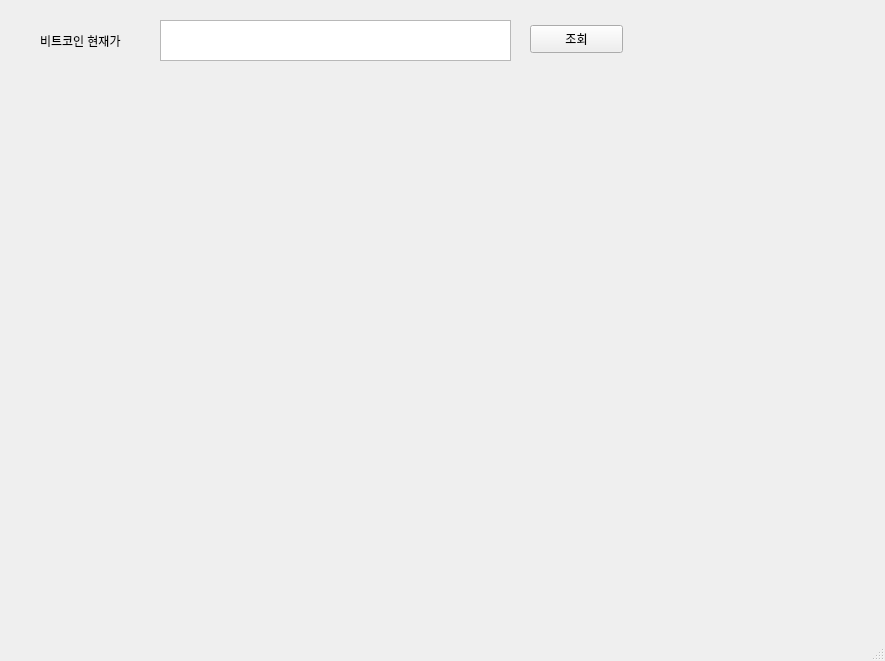
<?xml version="1.0" encoding="UTF-8"?>
<ui version="4.0">
 <class>MainWindow</class>
 <widget class="QMainWindow" name="MainWindow">
  <property name="geometry">
   <rect>
    <x>0</x>
    <y>0</y>
    <width>885</width>
    <height>661</height>
   </rect>
  </property>
  <property name="windowTitle">
   <string>MainWindow</string>
  </property>
  <widget class="QWidget" name="centralwidget">
   <widget class="QLabel" name="label">
    <property name="geometry">
     <rect>
      <x>40</x>
      <y>30</y>
      <width>121</width>
      <height>21</height>
     </rect>
    </property>
    <property name="text">
     <string>비트코인 현재가</string>
    </property>
   </widget>
   <widget class="QTextBrowser" name="textBrowser">
    <property name="geometry">
     <rect>
      <x>160</x>
      <y>20</y>
      <width>351</width>
      <height>41</height>
     </rect>
    </property>
   </widget>
   <widget class="QPushButton" name="pushButton">
    <property name="geometry">
     <rect>
      <x>530</x>
      <y>25</y>
      <width>93</width>
      <height>28</height>
     </rect>
    </property>
    <property name="text">
     <string>조회</string>
    </property>
   </widget>
  </widget>
  <widget class="QMenuBar" name="menubar">
   <property name="geometry">
    <rect>
     <x>0</x>
     <y>0</y>
     <width>885</width>
     <height>26</height>
    </rect>
   </property>
  </widget>
  <widget class="QStatusBar" name="statusbar"/>
 </widget>
 <resources/>
 <connections/>
</ui>
